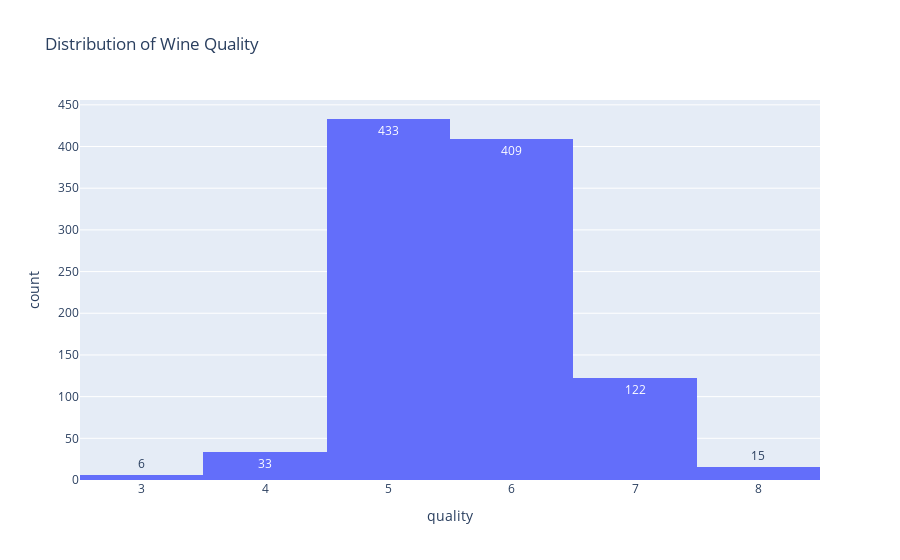

This figure's notebook cell:
### Markdown cell above
### Exploratory Data Analysis (EDA)

### Code cell
# Quality Distribution

px.histogram(
    df,
    x="quality",
    nbins=10,
    title="Distribution of Wine Quality",
    text_auto=True
)

### Figure 1 — Plotly figure (JSON) as saved in the notebook; plotly's stock layout.template omitted (floating-point values rounded to 4 significant figures; data arrays with more than 128 entries replaced by an {"elided": "..."} marker saying what was removed)
{"data": [{"bingroup": "x", "hovertemplate": "quality=%{x}<br>count=%{y}<extra></extra>", "legendgroup": "", "marker": {"color": "#636efa", "pattern": {"shape": ""}}, "name": "", "nbinsx": 10, "orientation": "v", "showlegend": false, "texttemplate": "%{value}", "type": "histogram", "x": {"elided": "1018 int values"}, "xaxis": "x", "yaxis": "y"}], "layout": {"barmode": "relative", "legend": {"tracegroupgap": 0}, "title": {"text": "Distribution of Wine Quality"}, "xaxis": {"anchor": "y", "domain": [0, 1], "title": {"text": "quality"}}, "yaxis": {"anchor": "x", "domain": [0, 1], "title": {"text": "count"}}}}
